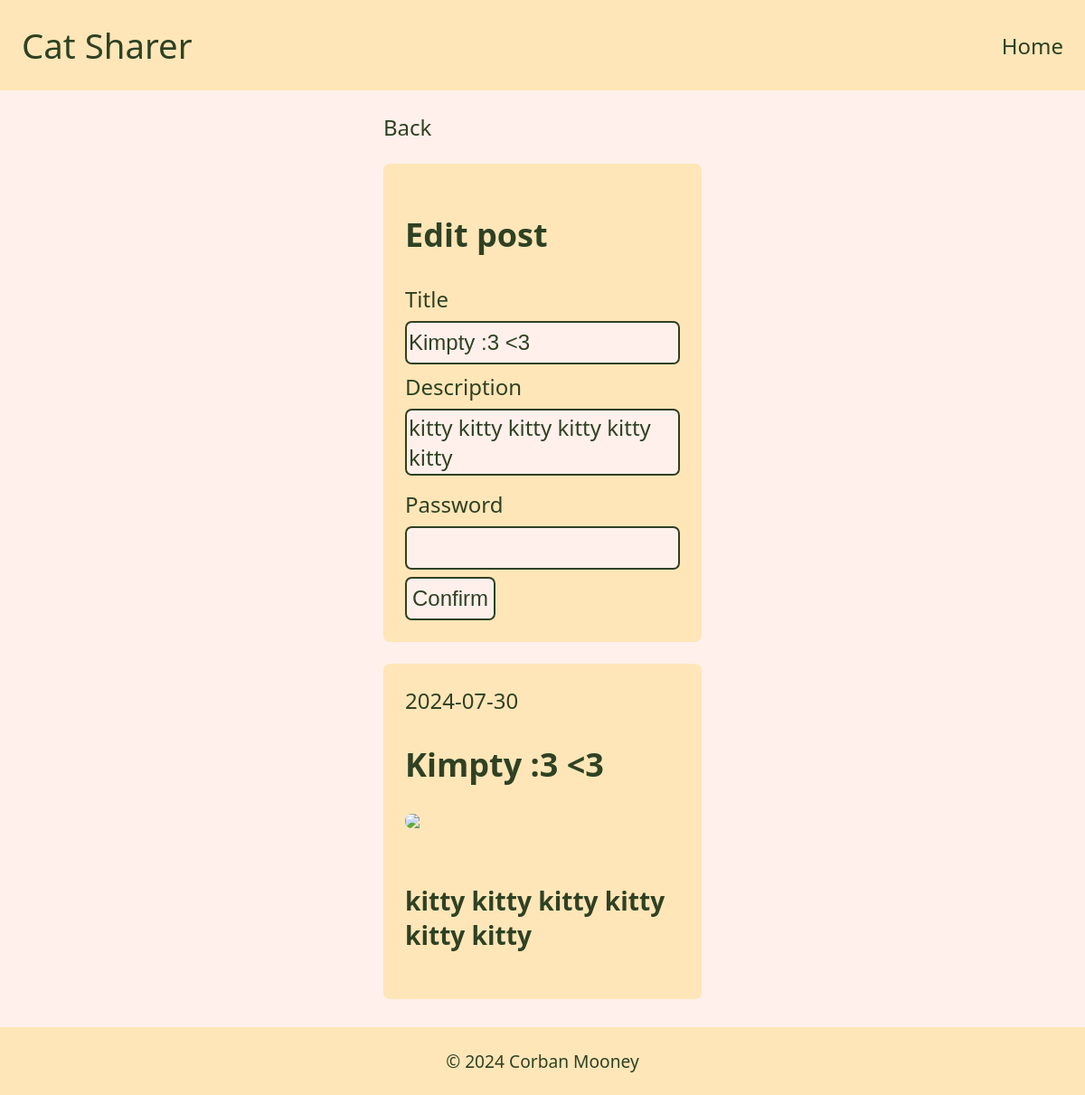
The app's page /site/formEditPost.php?id=10 with its own data.
### tables this page shows
CREATE TABLE `Uploads` (
  `id` bigint NOT NULL AUTO_INCREMENT,
  `title` varchar(50) NOT NULL,
  `image_data` longblob NOT NULL,
  `image_type` varchar(50) NOT NULL,
  `uploaded` date NOT NULL,
  `descript` varchar(250) NOT NULL,
  `pass` varchar(25) NOT NULL,
  PRIMARY KEY (`id`)
);

### site/formEditPost.php (the view, shortened to what this page needs)
<?php
include 'partials/top.php';
$postId = $_GET['id'] ?? '';
$db = connectToDB();
$query = 'SELECT id, title, uploaded, descript FROM Uploads WHERE id = ?';
try {
    $stmt = $db->prepare($query);
    $stmt->execute([$postId]);
    $post = $stmt->fetch();
}
catch (PDOException $e) {
    consoleLog($e->getMessage(), 'DB List Fetch', ERROR);
    die('There was an error getting data from the database');
}
echo '<a href="viewPost.php?id=' . $postId . '">Back</a> <br>';
?>
<form method = "post" action = <?php echo '"addEdit.php?id=' . $postId  . '"' ?> >
       <h2>Edit post</h2>
       <label>Title</label>
       <input name = 'title'
              type = 'text'
  <?php echo 'value = "' . $post['title'] . '"'?>
              required>
       <label>Description</label>
<?php echo "<textarea name = 'description'
                      required>" . $post['descript'] . "</textarea>" ?>
       <label>Password</label>
       <input name = 'password'
              type = 'password'
              oninvalid="this.setCustomValidity('The password is required')"
              required>
       <input type="submit"
              value="Confirm">
</form>
<?php
echo '<ul id="post-view">';
echo $post['uploaded'];
echo '<h2> ' . $post['title'] . '</h2>';
echo '<img src="load-thing-image.php?id=' . $postId . '"><br>';
echo '<h3>' . $post['descript'] . '</h3>';
echo '</ul>';
include 'partials/bottom.php';

### site/css/styles.css (style rules this page uses)
* { box-sizing: border-box; }
html { font-family: system-ui, -apple-system, BlinkMacSystemFont, 'Segoe UI', Roboto, Oxygen, Ubuntu, Cantarell, 'Open Sans', 'Helvetica Neue', sans-serif; font-size: 24px; }
body { display: flex; background-color: #FFF0EB; color: #2F4123; margin: 0; min-height: 100vh; flex-direction: column; align-items: center; }
main a { color: #2F4123; text-decoration: none; }
ul { list-style: none; padding: 3px; width: max-content; margin: 1rem auto; }
#post-view { display: block; margin-bottom: 0.3rem; width: 100%; justify-content: center; gap: 0rem; background-color: #FFE6B8; border-radius: 0.3rem; list-style-type: none; margin-left: 0rem; text-decoration: none; padding: 1rem 1rem; word-wrap: break-word }
#post-view img { display: flex; width: 100%; border-radius: 0.3rem; }
form { width: 100%; max-width: 100%; margin: 1rem auto; padding: 1rem; background-color: #FFE6B8; border-radius: 0.3rem; }
form label { color: #2F4123; }
input[type=text], input[type=email], input[type=password] { width: 100%; height: 2rem; margin: 8px 0; box-sizing: border-box; border-radius: 0.3rem; background-color: #FFF0EB; color: #2F4123; outline: none; border: 2px solid #2F4123; max-width: 100%; }
input[type=submit] { width: auto; height: 2rem; box-sizing: border-box; border-radius: 0.3rem; background-color: #FFF0EB; color: #2F4123; outline: none; border: 2px solid #2F4123; }
textarea { width: 100%; height: auto; margin: 8px 0; box-sizing: border-box; border-radius: 0.3rem; background-color: #FFF0EB; color: #2F4123; outline: none; border: 2px solid #2F4123; font-size: inherit; font-family: inherit; resize: none; }
label { display: block; color: white; }
input, select { display: block; font-size: inherit; }

### records on screen
uploads: title "Kimpty :3 <3", description "kitty kitty kitty kitty kitty kitty", uploaded "2024-07-30", descript "kitty kitty kitty kitty kitty kitty"

### other values on screen
SITE_NAME "Cat Sharer"
